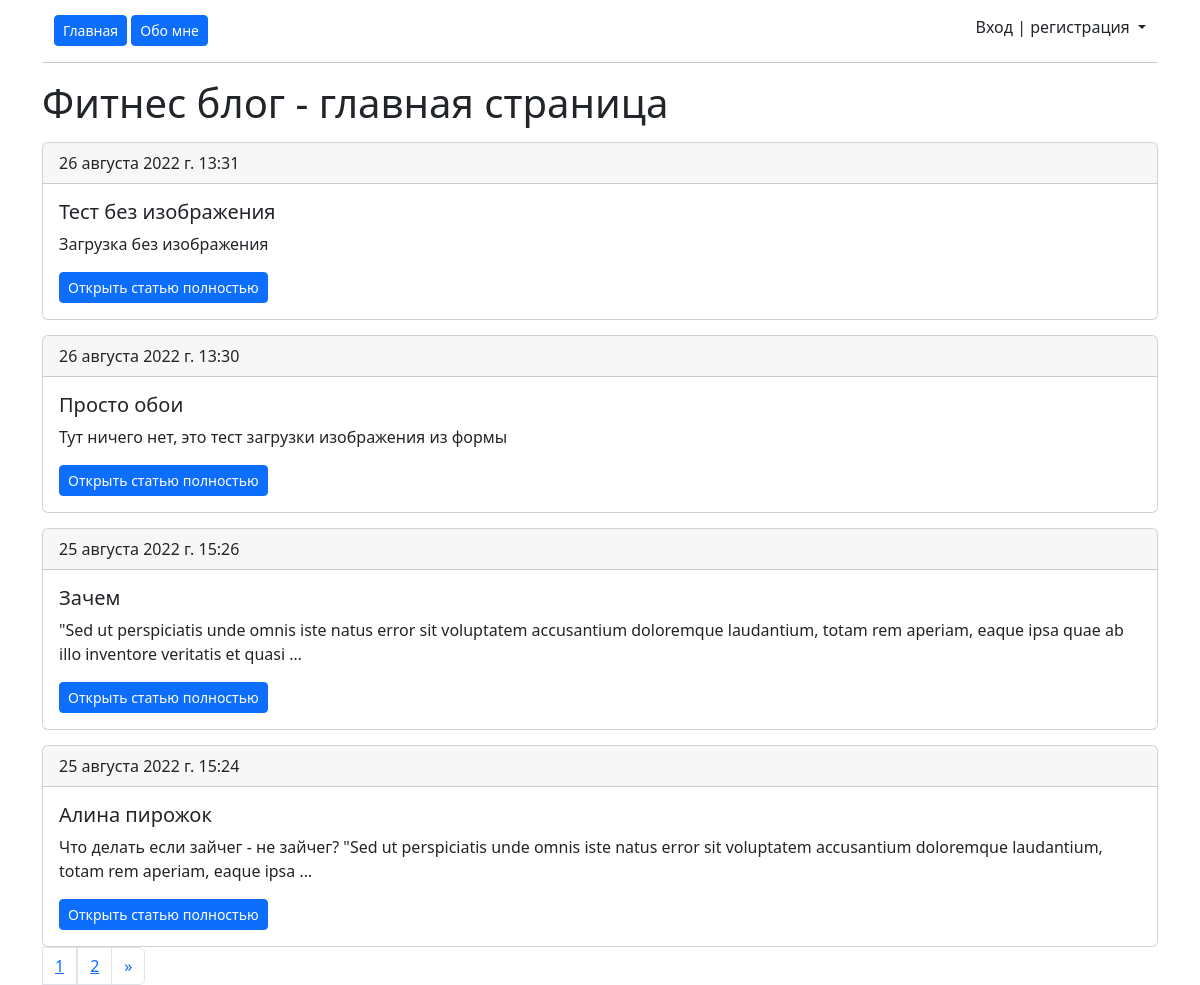
Before: / with the older database file.
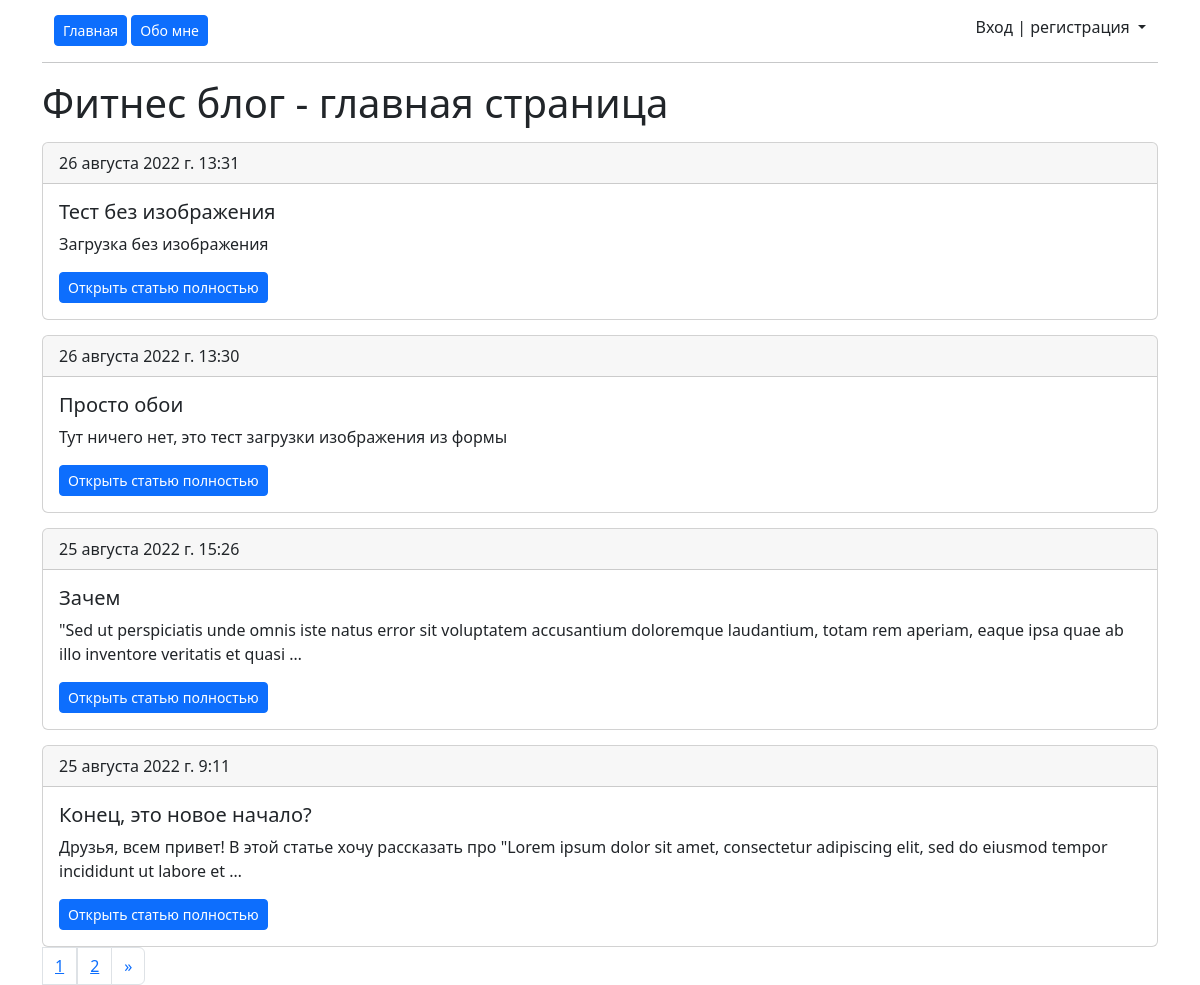
After: the same page with the newer database file.
### main/models.py (models this page shows, shortened)
class Article(models.Model):
    title = models.CharField(max_length=250, verbose_name='Название статьи')
    slug = models.SlugField(max_length=255, unique=True, db_index=True, verbose_name='URL')
    content = models.TextField(blank=True, verbose_name='Текст')
    image = models.ImageField(upload_to='images/', blank=True, verbose_name='Изображение')
    time_create = models.DateTimeField(auto_now_add=True, verbose_name='Создано')
    time_update = models.DateTimeField(auto_now=True, verbose_name='Отредактировано')
    is_published = models.BooleanField(default=True, verbose_name='Опубликовано')
    category = models.ForeignKey('Category', on_delete=PROTECT, verbose_name='Категория')
    class Meta:
        verbose_name = 'Статья'
        verbose_name_plural = 'Статьи'
        ordering = ['-time_create']

### main/views.py (the view)
# urls.py: path('', views.MainPage.as_view(), name='Главная'),
class MainPage(ListView):
    paginate_by = 4
    model = Article
    template_name = 'main/index.html'
    context_object_name = 'articles'
    extra_context = {'title': 'Фитнес блог - главная страница'}
    def get_queryset(self):
        return Article.objects.filter(is_published=True)

### main/templates/main/index.html (shortened to what this page needs)
{% extends 'main/layout.html' %}
{% block content %}
<h1>{{ title }}</h1>
{% for el in articles %}
<div class="card" style="margin-top: 15px">
  <div class="card-header">
    {{ el.time_create }}
  </div>
  <div class="card-body">
    <h5 class="card-title">{{ el.title }}</h5>
    <p class="card-text">{{ el.content|truncatewords:25 }}</p>
    <a href="{% url 'article_detail' el.slug %}" class="btn btn-primary btn-sm">Открыть статью полностью</a>
  </div>
</div>
{% endfor %}
<nav>
  <div class="pagination">
    <li class="page-item">
      {% if page_obj.has_other_pages %}
      {% for el in page_obj.paginator.page_range %}
        <li class="page-link"><a href="?page={{ el }}">{{ el }}</li>
      {% endfor %}
    <li class="page-item">
      {% if page_obj.has_next %}
      <a class="page-link" href="?page={{ page_obj.next_page_number }}" aria-label="Следующая">
        <span aria-hidden="true">&raquo;</span>
      {% endif %}
      {% endif %}
      </a>
    </li>
  </div>
</nav>
{% endblock %}

Changed rows visible on the page:
removed Article: time_create "25 августа 2022 г. 15:24", title "Алина пирожок", content "Что делать если зайчег - не зайчег? \"Sed ut perspiciatis unde omnis iste natus error sit voluptatem accusantium doloremque laudantium, totam rem aperiam, eaque ipsa …"
now on this page (row unchanged): Article: time_create "25 августа 2022 г. 9:11", title "Конец, это новое начало?", content "Друзья, всем привет! В этой статье хочу рассказать про \"Lorem ipsum dolor sit amet, consectetur adipiscing elit, sed do eiusmod tempor incididunt ut labore et …"
